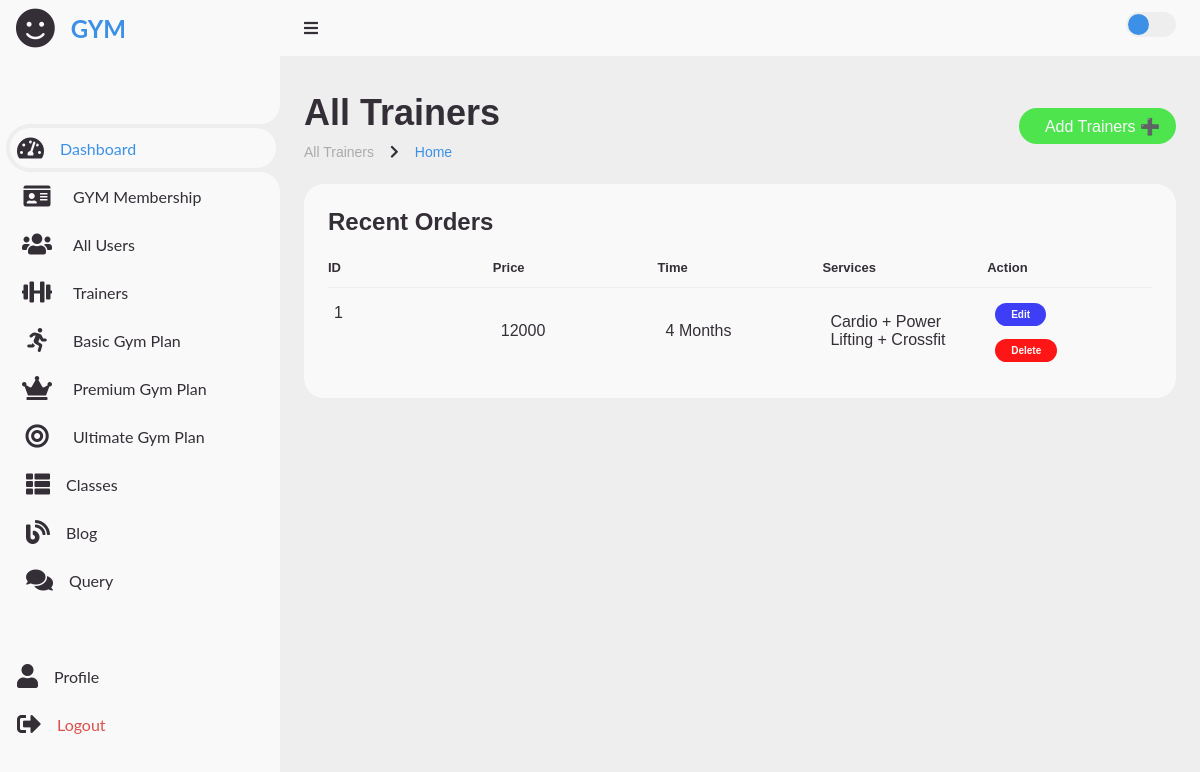
Page /admin/premium_plan_display.php (signed in) on the committed database.
### tables this page shows
CREATE TABLE `gym_premium_plan` (
  `id` int(100) NOT NULL,
  `price` varchar(100) NOT NULL,
  `months` varchar(100) NOT NULL,
  `selectservices` varchar(255) NOT NULL
);

### admin/premium_plan_display.php (the view, shortened to what this page needs)
<?php
include_once "../config/dbconnect.php";
?>
<?php include './shortcuts/admin_header.php'; ?>
<main>
  <div class="head-title">
    <div class="left">
      <h1>All Trainers</h1>
      <ul class="breadcrumb">
        <li><a href="#">All Trainers</a></li>
        <li><i class='fas fa-chevron-right'></i></li>
        <li><a class="active" href="admin_home.php">Home</a></li>
      </ul>
    </div>
    <a href="add_trainers_member.php" class="btn-download">
      <span class="text">Add Trainers ➕</span>
    </a>
  </div>
  <div class="table-data">
    <div class="order">
      <div class="head">
        <h3>Recent Orders</h3>
      </div>
      <table>
        <thead>
          <tr>
            <th>ID</th>
            <th>Price</th>
            <th>Time</th>
            <th>Services</th>
            <th>Action</th>
          </tr>
        </thead>
        <tbody>
          <?php
          $query = "SELECT * FROM gym_premium_plan";
          $query_run = mysqli_query($conn, $query);
          if (mysqli_num_rows($query_run) > 0) {
            foreach ($query_run as $row) {
          ?>
              <tr>
                <td><?php echo $row['id']; ?></td>
                <td><?php echo $row['price']; ?></td>
                <td><?php echo $row['months']; ?></td>
                <td><?php echo $row['selectservices']; ?></td>
                <td>
                  <a href="edit_premium_plan.php?id=<?= $row['id'] ?>" class="status btn-bg-color-edit">Edit</a><br><br>
                  <a href="delete_premium_plan.php?id=<?= $row['id'] ?>" class="status btn-bg-color-delete" onclick="return confirm('Are you sure you want to delete this user?');">Delete</a>
                </td>
              <?php
            }
          } else {
              ?>
              <tr>
                <td>no record found</td>
              </tr>
            <?php
          }
            ?>
        </tbody>
      </table>
    </div>
  </div>
</main>
</section>
</body>
</html>

### admin/css/style.css (style rules this page uses)
* { margin: 0; padding: 0; box-sizing: border-box; }
a { text-decoration: none; }
li { list-style: none; }
:root { --poppins: 'Poppins', sans-serif; --lato: 'Lato', sans-serif; --light: #F9F9F9; --blue: #3C91E6; --light-blue: #CFE8FF; --grey: #eee; --dark-grey: #AAAAAA; --dark: #342E37; --red: #DB504A; --yellow: #FFCE26; --light-yellow: #FFF2C6; --orange: #FD7238; --light-orange: #FFE0D3; }
html { overflow-x: hidden; }
body { background: var(--grey); overflow-x: hidden; }
.fas { color: var(--dark); }
.head-title h1 { font-size: 28px; margin-bottom: 20px; }
.breadcrumb { list-style: none; padding: 0; margin: 0; }
.breadcrumb li { display: inline; font-size: 14px; color: #666; }
#content main { width: 100%; padding: 36px 24px; font-family: var(--poppins); max-height: calc(100vh - 56px); overflow-y: auto; }
#content main .head-title { display: flex; align-items: center; justify-content: space-between; gap: 16px; flex-wrap: wrap; }
#content main .head-title .left h1 { font-size: 36px; font-weight: 600; margin-bottom: 10px; color: var(--dark); }
#content main .head-title .left .breadcrumb { display: flex; align-items: center; gap: 16px; }
#content main .head-title .left .breadcrumb li { color: var(--dark); }
#content main .head-title .left .breadcrumb li a { color: var(--dark-grey); pointer-events: none; }
#content main .head-title .left .breadcrumb li a.active { color: var(--blue); pointer-events: unset; }
#content main .head-title .btn-download { height: 36px; padding: 0 16px; border-radius: 36px; background: rgb(77, 228, 77); color: var(--light); display: flex; justify-content: center; align-items: center; gap: 10px; font-weight: 500; }
#content main .table-data { display: flex; flex-wrap: wrap; gap: 24px; margin-top: 24px; width: 100%; color: var(--dark); }
#content main .table-data>div { border-radius: 20px; background: var(--light); padding: 24px; overflow-x: auto; }
#content main .table-data .head { display: flex; align-items: center; gap: 16px; margin-bottom: 24px; }
#content main .table-data .head h3 { margin-right: auto; font-size: 24px; font-weight: 600; }
#content main .table-data .order { flex-grow: 1; flex-basis: 500px; }
#content main .table-data .order table { width: 100%; border-collapse: collapse; table-layout: fixed; }
#content main .table-data .order table th { padding-bottom: 12px; font-size: 13px; text-align: left; border-bottom: 1px solid var(--grey); }
#content main .table-data .order table td { padding: 16px 8px; word-wrap: break-word; overflow-wrap: break-word; white-space: normal; }
#content main .table-data .order table tr td:first-child { display: flex; align-items: center; gap: 12px; padding-left: 6px; }
.btn-bg-color-edit { background-color: rgb(62, 62, 246); }
.btn-bg-color-delete { background-color: rgb(254, 22, 22); }
#content main .table-data .order table tr td .status { font-size: 10px; padding: 6px 16px; color: var(--light); border-radius: 20px; font-weight: 700; }

### rows in the picture
gym_premium_plan: id "1", price "12000", months "4 Months", selectservices "Cardio + Power Lifting + Crossfit"
